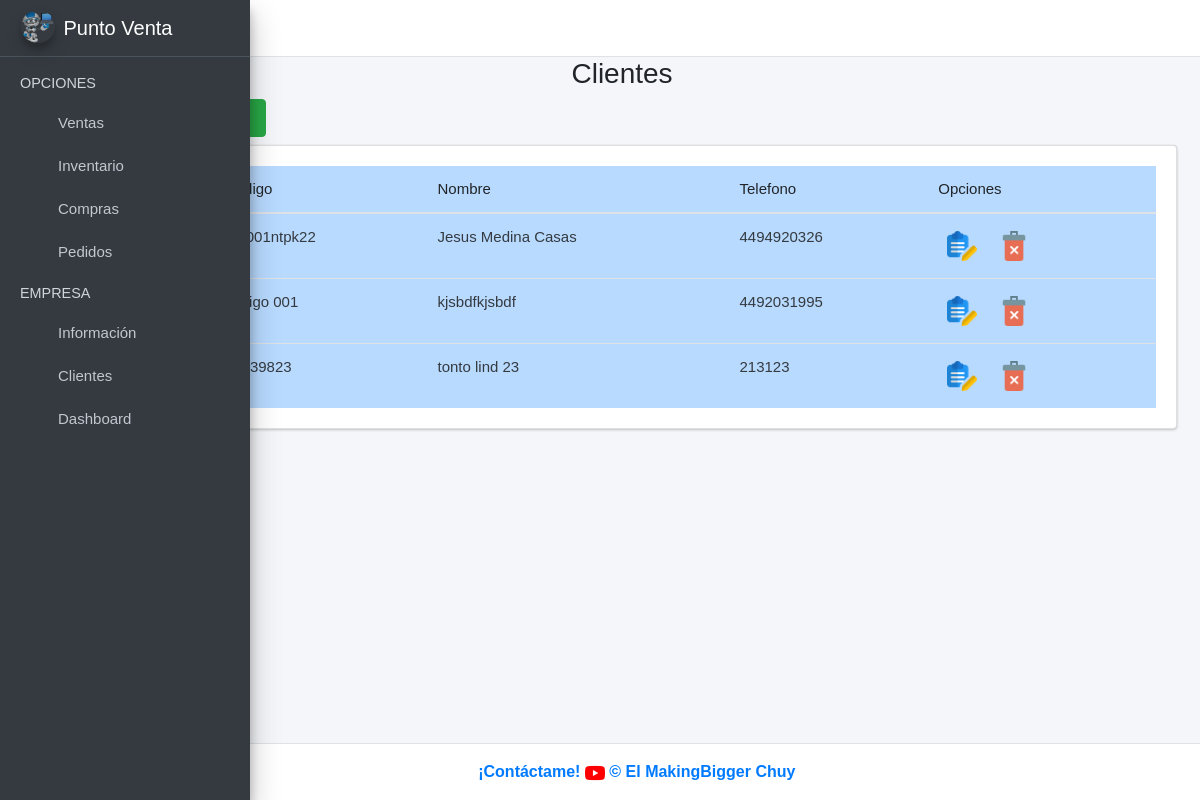
/clientes/, run on an earlier commit of the app's database.
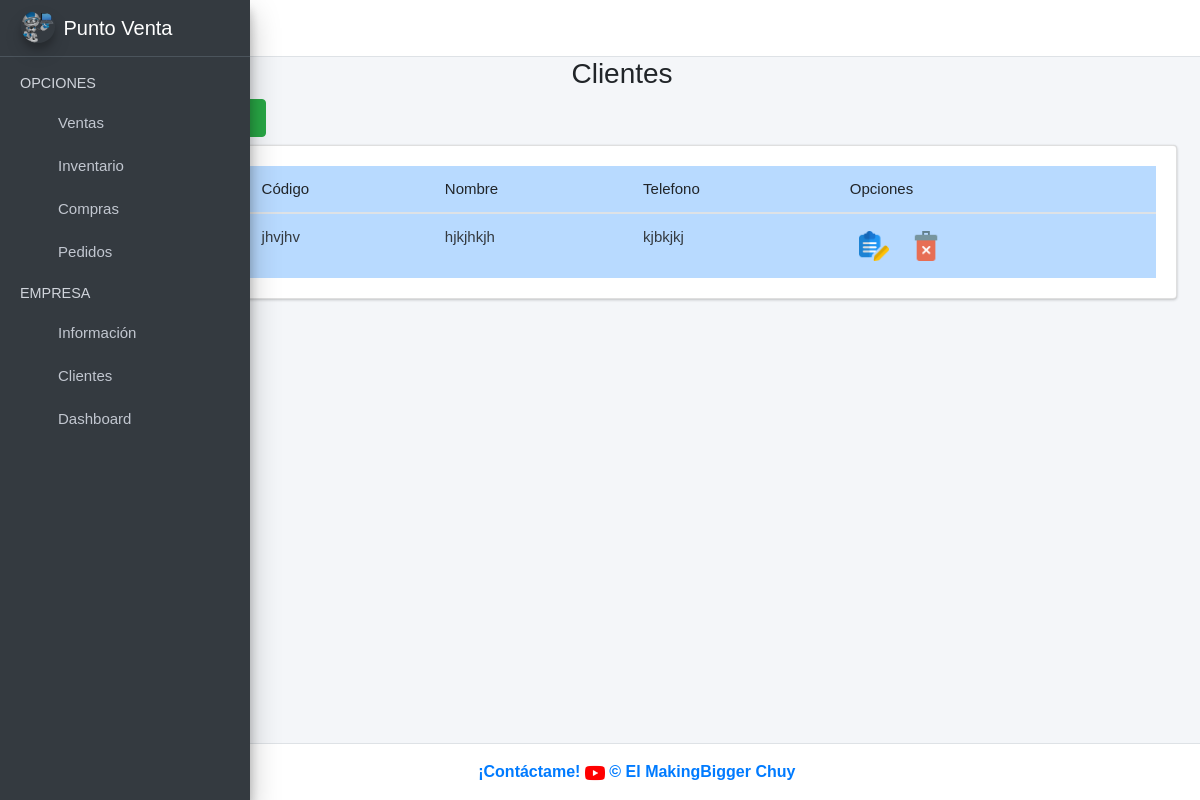
And on a later commit of the database.
### ventas/models.py (models this page shows, shortened)
class Cliente(models.Model):
    codigo = models.CharField(max_length=200, unique=True, blank=True)
    nombre = models.CharField(max_length=200, unique=True, blank= False)
    telefono = models.CharField( max_length=50, blank=False)
    created = models.DateTimeField( auto_now_add=True)
    update = models.DateTimeField(auto_now_add=True)
    class Meta:
        verbose_name= 'cliente'
        verbose_name_plural = 'clientes'

### ventas/views.py (the view)
# urls.py: path('clientes/', views.clientes_view, name='clientes'),
def clientes_view(request):
    clientes = Cliente.objects.all()
    form_personal = AddClienteForm()
    form_editar = EditClienteForm()
    context = {
        'clientes': clientes,
        'form_personal': form_personal,
        'form_editar': form_editar,
    }
    return render(request, 'clientes.html', context)

### ventas/templates/clientes.html (shortened to what this page needs)
{% extends "base.html" %}
{% load static %}
{% load widget_tweaks %}
{% block content %}
<link rel="stylesheet" href="{% static 'index/css/b4.css' %}">
<div class="row">
    <div class="col-md-12">
        <h3 class="text-center">Clientes   <i class="fas fa-user-friends"></i></h3>
        <div class="col-md-3 pb-2">
            <a href="#AgregarPersonalModal"
                data-toggle="modal" data-dismiss="modal">
                <button type="button" class="btn btn-success">
                    <i class="fas fa-plus-circle"></i>
                </button>
            </a>
        </div>
        <div class="card card-body" style="overflow:scroll">
            <table class="table table-hover table-primary" id="myTable">
                <thead>
                    <tr>
                        <th># ID</th>
                        <th>Código</th>
                        <th>Nombre</th>
                        <th>Telefono</th>
                        <th>Opciones</th>
                    </tr>
                </thead>
                <tbody class="text-dark">
                    {% for i in clientes %}
                    <tr>
                        <td>{{i.id}}</td>
                        <td>{{i.codigo}}</td>
                        <td>{{i.nombre}}</td>
                        <td>{{i.telefono}}</td>
                        <td>
                            <button onclick="editarPersonal('{{i.id}}', '{{i.nombre}}', '{{i.telefono}}', '{{i.codigo}}')" class="btn btn-dark-outline btn-sm" data-toggle="modal"
                                href="#EditarPersonalModal"><img src="{% static 'index/img/editar.png' %}" alt="Error"
                                    width="30"></button>
                            <button onclick="eliminarPersonal('{{i.id}}')" class="btn btn-dark-outline btn-sm"
                                data-toggle="modal" href="#EliminarPersonalModal"><img
                                    src="{% static 'index/img/delete.png' %}" alt="Error" width="30"></button>
                        </td>
                    </tr>
                    {% endfor %}
                </tbody>
            </table>
        </div>
    </div>
</div>
{% endblock %}

### ventas/templates/base.html (shortened to what this page needs)
{% load static %}
<!DOCTYPE html>
<html lang="en">
<head>
  <link rel="stylesheet" href="{% static 'lib/adminlite/plugins/fontawesome-free/css/all.min.css' %}">
  <link rel="stylesheet"
    href="{% static 'lib/adminlite/plugins/tempusdominus-bootstrap-4/css/tempusdominus-bootstrap-4.min.css' %}">
  <link rel="stylesheet" href="{% static 'lib/adminlite/plugins/icheck-bootstrap/icheck-bootstrap.min.css' %}">
  <link rel="stylesheet" href="{% static 'lib/adminlite/plugins/jqvmap/jqvmap.min.css' %}">
  <link rel="stylesheet" href="{% static 'lib/adminlite/css/adminlte.min.css' %}">
  <link rel="stylesheet" href="{% static 'lib/adminlite/plugins/overlayScrollbars/css/OverlayScrollbars.min.css' %}">
  <link rel="stylesheet" href="{% static 'lib/adminlite/plugins/daterangepicker/daterangepicker.css' %}">
  <link rel="stylesheet" href="{% static 'lib/adminlite/plugins/summernote/summernote-bs4.min.css' %}">
  <link rel="stylesheet" href="{% static 'index/css/main.css' %}">
  <link rel="stylesheet" type="text/css" href="{% static 'index/DataTables/datatables.min.css' %}">
  <link rel="stylesheet" type="text/css"
    href="{% static 'index/DataTables/Buttons-2.0.1/css/buttons.dataTables.min.css' %}">
  <link rel="stylesheet" href="{% static 'jquery-ui/jquery-ui.min.css' %}">
</head>
<body class="hold-transition sidebar-mini layout-fixed sidebar-closed sidebar-collapse">
  <div class="wrapper">
    <nav class="main-header navbar navbar-expand navbar-white navbar-light">
      <ul class="navbar-nav">
        <li class="nav-item">
          <a class="nav-link" data-widget="pushmenu" href="#" role="button"><i class="fas fa-bars"></i></a>
        </li>
      </ul>
      <ul class="navbar-nav ml-auto">
        <li class="nav-item">
          <a class="nav-link" data-widget="fullscreen" href="#" role="button">
            <i class="fas fa-expand-arrows-alt"></i>
          </a>
        </li>
      </ul>
    </nav>
    <aside class="main-sidebar sidebar-dark-primary elevation-4">
      <a href="{% url 'ventas' %}" class="brand-link">
        <img src="{% static 'index/img/logo.png' %}" alt="Logo" class="brand-image img-circle elevation-3"
          style="opacity: .8">
      </a>
      <div class="sidebar">
        <nav class="mt-2">
          <ul class="nav nav-pills nav-sidebar flex-column" data-widget="treeview" role="menu" data-accordion="false">
            <li class="nav-item">
              <a href="{% url 'AddVenta'%}" class="nav-link">
                <i class="nav-icon far fa-calendar-alt"></i>
              </a>
            </li>
            <li class="nav-item">
              <a href="{% url 'Productos' %}" class="nav-link">
                <i class="nav-icon fas fa-boxes"></i>
              </a>
            </li>
            <li class="nav-item">
              <a href="" class="nav-link">
                <i class="nav-icon fas fa-industry"></i>
              </a>
            </li>
            <li class="nav-item">
              <a href="" class="nav-link">
                <i class="nav-icon fas fa-tachometer-alt"></i>
              </a>
            </li>
            <li class="nav-item">
              <a href="" class="nav-link">
                <i class=" nav-icon fas fa-globe"></i>
              </a>
            </li>
            <li class="nav-item">
              <a href="{% url 'clientes'%}" class="nav-link">
                <i class="nav-icon fas fa-users-cog"></i>
              </a>
            </li>
            <li class="nav-item">
              <a href="" class="nav-link">
                <i class="nav-icon fas fa-chart-line"></i>
              </a>
            </li>
          </ul>
        </nav>
      </div>
    </aside>
    <div class="content-wrapper">
      <section class="content">
        <div class="container-fluid">
          {% block content %}
          {% endblock %}
        </div>
      </section>
    </div>
    <footer class="main-footer text-center text-primary">
      <a href="https://www.youtube.com/c/AlejandroHernandezmicanal/videos" target="_blank" rel="noopener noreferrer">
        <strong>¡Contáctame! <img src="{% static 'index/img/youtube.png' %}" alt="Logo Youtube" width="20"> &copy; El
          MakingBigger
          Chuy
        </strong>
      </a>
    </footer>
  </div>
</body>
</html>

### ventas/static/index/css/main.css (style rules this page uses)
table, th, td { font-weight: 100; font-size:15px; }
body { font-family: Arial, Helvetica, sans-serif !important; }

What changed in the data, as far as the page shows it:
removed Cliente: codigo "mb001ntpk22", nombre "Jesus Medina Casas", telefono "4494920326"
removed Cliente: codigo "codigo 001", nombre "kjsbdfkjsbdf", telefono "4492031995"
removed Cliente: codigo "87239823", nombre "tonto lind 23", telefono "213123"
added Cliente: codigo "jhvjhv", nombre "hjkjhkjh", telefono "kjbkjkj"
